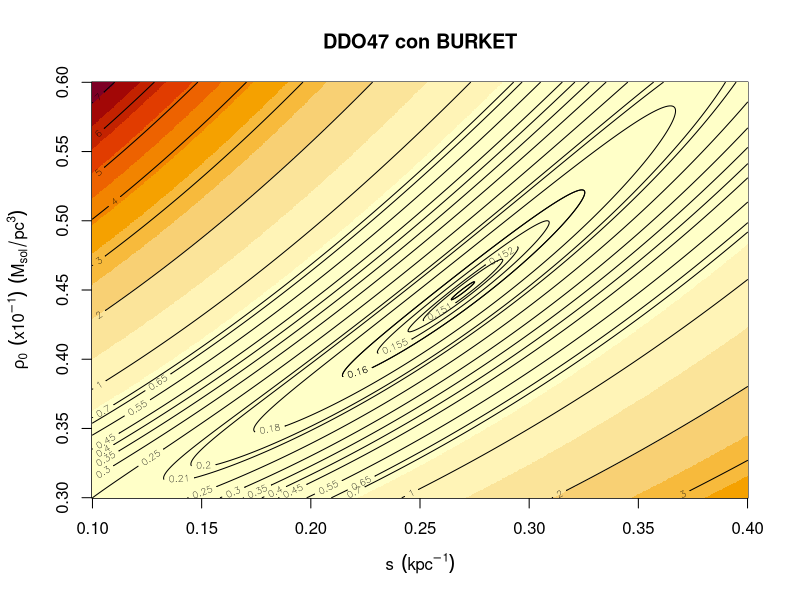

Reproduce this figure in R. (Note: this script raises an error after producing the figure.)


################################################################################
###################### LECTURA DE DATOS EN FICHERO #############################
################################################################################

#En este caso tenemos kpc para los radios y las velocidades km/s
#buscamos obtener los resultados trabajando en pc, para obtener 
#a=rho_0 en Msolares/pc^3 y b=s en 1/pc

#cte de gravitacion en las unidades que lo necesitamos km^2*pc / Msol*s^2
#esto es para obtener s en kpc^-1 y pho en Msol/pc^3

#La otra opcion es G=43*10^-4 y los radios pasarlos a pc 
# datos$R<-datos$R*1000, entonces las sale en pc^-1 y sus unidades son 3 0 mas

G<-430


#Leemos los datos tal y como estan en el fichero,  los metemos en un dataset y
#damos nombre a sus columnas 
datos<-read.table("data_format_DDO47.txt", header=F)
colnames(datos)<-c("R","Vgas", "Vstar", "Vbulb", "Vtot", "Verr")


#Definimos la masa debida a las componentes visibles
Vmv<-sqrt(datos$Vgas^2+datos$Vstar^2)



################################################################################



################################################################################
#################### REPRESENTACIÓN GRÁFICA DE CHI^2 ###########################
################################################################################

# A partir de ahora los parámetros a y b hacen referencia a rho_0 y s cada uno

#Definimos la función CHI^2 para el ISO reducida (dividida por el numero de 
#grados de libertad (6) en este caso)
sum<-0 #sumatoria necesaria

chi<-function(b,a){
  for(j in 1:8) 
    
    sum<-sum + ((datos$Vtot[j]-(sqrt(Vmv[j]^2+pi*G*(a/b^2)*((1/(b*datos$R[j]))*log(((b*datos$R[j])^2+1)*((b*datos$R[j])+1)^2)-(2/(b*datos$R[j]))*atan(b*datos$R[j])))))^2)/(datos$Verr[j]^2*6)
  
  return (sum)
}


#Evaluación de la función donde sabemos que alcanza realmente el mínimo
chi(0.2696720327,0.449345609)


#Asignamos valores a los parámetros en torno al mínimo para que sean los que se
#representen
b<-seq(0.10,0.40,length=700) #parámetro s
a<-seq(0.30,0.60,length=700) #parámetro rho_0

z<-outer(b, a, chi)

#Representacion de las curvas de nivel
par(mar=c(5,4.5,4,2.5)+0.1) #margenes para que se visualice bien
image(b,a,z,main="DDO47 con BURKET",xlab=expression(s ~~(kpc^-1)),ylab=expression(rho[0]~~ (x10^-1)~~(M[sol]/pc^3)))
contour(b,a,z,add=T, levels=c(0.15,0.151,0.152,0.155,0.16,0.18))
contour(b,a,z,add=T, levels=c(0.21,0.25,0.3))
contour(b,a,z,add=T, levels=seq(0.35, 0.65, length.out=4))

contour(b,a,z,add=T,levels=c(0.7,0.4,0.2,0.16,0.15))
contour(b,a,z,add=T)

################################################################################



################################################################################
########################### MÉTODOS ITERATIVOS #################################
################################################################################

## Comun a todos los metodos de busqueda de minimos


#Necesitamos la libreria de caluclo numerico de derivadas
library(numDeriv)  

#Parámetros iniciales del método
theta_0 <- c(0.10, 0.55) #valores iniciales de los parámetros s y rho_0

n <- 60 #numero maximo de iteraciones
epsilon<-0.00001 #criterio de parada

#Hay que escribir la función de forma que los parámetros se recojan en un vector

sum<-0

# A lo que le calcularemos el hessiano y el gradiente, función escalar
chi2<-function(w){
  for(j in 1:8) 
    
    sum<-sum + ((datos$Vtot[j]-(sqrt(Vmv[j]^2+pi*G*(w[2]/w[1]^2)*((1/(w[1]*datos$R[j]))*log(((w[1]*datos$R[j])^2+1)*((w[1]*datos$R[j])+1)^2)-(2/(w[1]*datos$R[j]))*atan(w[1]*datos$R[j])))))^2)/(datos$Verr[j]^2*6)
  
  return (sum)
}

#A lo que le calcularemos el jacobiano, función vectorial 

aux<-vector("numeric",8)
f<-function(w){
  for(j in 1:8) 
    
    aux[j]<- (sqrt(Vmv[j]^2+pi*G*(w[2]/w[1]^2)*((1/(w[1]*datos$R[j]))*log(((w[1]*datos$R[j])^2+1)*((w[1]*datos$R[j])+1)^2)-(2/(w[1]*datos$R[j]))*atan(w[1]*datos$R[j]))))
  
  return (aux)
}

jacobian(f,theta_0)
t(jacobian(f,theta_0))

  
#Matriz de errores

W<-diag(8)
for(j in 1:8)
  W[j,j]<-1/(datos$Verr[j]^2*6)
  

#Vector de residuos
res<-vector("numeric",8)
r<-function(w){
  for(j in 1:8) 
    
    res[j]<- (datos$Vtot[j]-(sqrt(Vmv[j]^2+pi*G*(w[2]/w[1]^2)*((1/(w[1]*datos$R[j]))*log(((w[1]*datos$R[j])^2+1)*((w[1]*datos$R[j])+1)^2)-(2/(w[1]*datos$R[j]))*atan(w[1]*datos$R[j])))))
  
  return (res)
}

#as.matrix(r(theta_0)) convierte a matriz (8,1) el vector de residuos

#Se verifica como es de esperar que 
# -2*t(jacobian(f,theta_0))%*%W%*%as.matrix(r(theta_0))=grad(chi2,theta_0)

#Se verifica tambien que 2*t(jacobian(f,theta_0))%*%W%*%jacobian(f,theta_0) 
# es aprox hessian(chi2,theta_0)


################################################################################


################################################################################
############################# AJUSTE FINAL #####################################
################################################################################


#Se guardan los valores de a y b obtenidos en el algoritmo de Levenberg Marquardt

#queremos representar la componente de la velocidad debida al halo
velocidad<-sqrt(datos$Vtot^2-Vmv^2)  
velocidad

#calculamos los errores por propagacion cuadrática
delta<-(1/velocidad)*datos$Vtot*datos$Verr


ajuste<-function(r){
  sqrt(pi*G*(a/b^2)*((1/(b*r)) 
                     *((log(((b*r)^2+1)*(b*r+1)^2))-2*atan(r*b))))
}

par(mar=c(5,4.5,4,2.5)+0.1) #margenes para que se visualice bien
curve(ajuste,0,3.2,ylim=c(0,80),xlab=expression(r~~(kpc)),ylab=expression(V[halo](r)~~(km/s^2)),col="purple",lwd=2)
points(datos$R,velocidad,pch=21,col="blue",bg="blue")
arrows(x0=datos$R,y0=velocidad-delta, x1=datos$R, y1=velocidad+delta,length = 0.15, code = 3, angle = 90,col="blue",lwd=1)
legend("topleft",legend=c(expression(V[exp]),expression(V[teo])),col=c("blue","purple"),lty=1,lwd=3)

